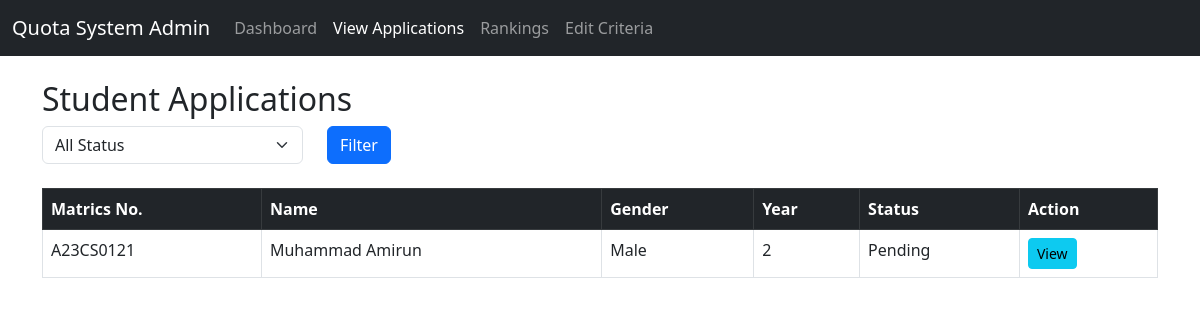
The app's page /admin/view_applications.php with its own data.
### tables this page shows
CREATE TABLE `applications` (
  `id` int(11) NOT NULL,
  `student_id` int(11) NOT NULL,
  `q1` varchar(50) DEFAULT NULL,
  `q2` varchar(50) DEFAULT NULL,
  `q3` varchar(50) DEFAULT NULL,
  `q4` varchar(50) DEFAULT NULL,
  `q5` varchar(50) DEFAULT NULL,
  `q6` varchar(50) DEFAULT NULL,
  `file_path` varchar(255) DEFAULT NULL,
  `submitted_at` timestamp NOT NULL DEFAULT current_timestamp()
);

CREATE TABLE `student` (
  `student_id` int(11) NOT NULL,
  `matrix_no` varchar(20) NOT NULL,
  `year` int(4) NOT NULL,
  `college` varchar(100) NOT NULL,
  `fullname` varchar(100) NOT NULL,
  `gender` enum('Male','Female','Select your gender','') NOT NULL DEFAULT 'Select your gender',
  `email` varchar(100) NOT NULL,
  `password` varchar(255) NOT NULL,
  `status` enum('pending','approved','rejected') NOT NULL DEFAULT 'pending'
);

### admin/view_applications.php (the view, shortened to what this page needs)
<?php
require_once __DIR__ . '/../includes/db.php';
$sql = "SELECT
            applications.*,
            student.matrix_no,
            student.fullname,
            student.year,
            student.gender
        FROM applications
        INNER JOIN student
        ON applications.student_id = student.student_id";
$stmt = $mysqli->prepare($sql);
$stmt->execute();
$result = $stmt->get_result();
?>
<!DOCTYPE html>
<html lang="en">
<head>
    <link href="https://cdn.jsdelivr.net/npm/bootstrap@5.3.0/dist/css/bootstrap.min.css" rel="stylesheet">
</head>
<body>
<nav class="navbar navbar-expand-lg navbar-dark bg-dark">
  <div class="container-fluid">
    <a class="navbar-brand" href="#">Quota System Admin</a>
    <div class="collapse navbar-collapse">
      <ul class="navbar-nav me-auto mb-2 mb-lg-0">
        <li class="nav-item"><a class="nav-link" href="dashboard.php">Dashboard</a></li>
        <li class="nav-item"><a class="nav-link active" href="view_applications.php">View Applications</a></li>
        <li class="nav-item"><a class="nav-link" href="rankings.php">Rankings</a></li>
        <li class="nav-item"><a class="nav-link" href="edit_criteria.php">Edit Criteria</a></li>
      </ul>
    </div>
  </div>
</nav>
<div class="container mt-4">
    <h2>Student Applications</h2>
    <form method="GET" class="row mb-4">
        <div class="col-md-3">
            <select name="status" class="form-select">
                <option value="">All Status</option>
            </select>
        </div>
        <div class="col-md-3">
            <button type="submit" class="btn btn-primary">Filter</button>
        </div>
    </form>
    <table class="table table-bordered">
        <thead class="table-dark">
            <tr>
                <th>Matrics No.</th>
                <th>Name</th>
                <th>Gender</th>
                <th>Year</th>
                <th>Status</th>
                <th>Action</th>
            </tr>
        </thead>
        <tbody>
            <?php if ($result->num_rows > 0): while ($row = $result->fetch_assoc()): ?>
                <tr>
                    <td><?= htmlspecialchars($row['matrix_no']) ?></td>
                    <td><?= htmlspecialchars($row['fullname']) ?></td>
                    <td><?= htmlspecialchars($row['gender']) ?></td>
                    <td><?= htmlspecialchars($row['year']) ?></td>
                    <td><?= htmlspecialchars(ucfirst($row['status'])) ?></td>
                    <td><a href="application_detail.php?id=<?= $row['id'] ?>" class="btn btn-sm btn-info">View</a></td>
                </tr>
            <?php endwhile; else: ?>
                <tr><td colspan="6">No applications found.</td></tr>
            <?php endif; ?>
        </tbody>
    </table>
</div>
</body>
</html>

### records on screen
applications: student.matrix_no "A23CS0121", student.fullname "Muhammad Amirun", student.gender "Male", student.year "2", status "Pending"
